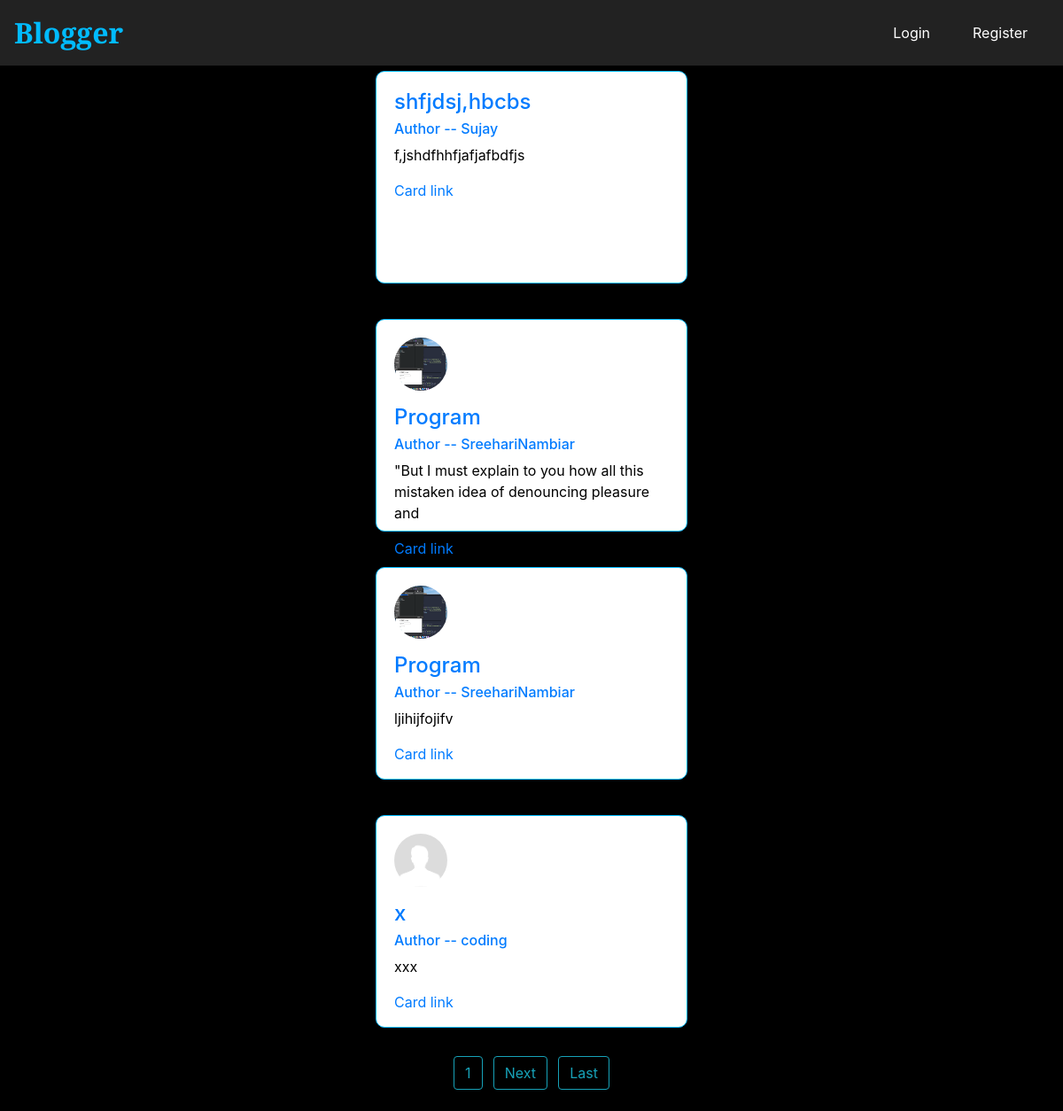
Screenshot of /blog/ with the database file from the repository.
### blog/models.py (models this page shows, shortened)
class blog(models.Model):
    title = models.CharField(max_length=30)
    author = models.ForeignKey(User,on_delete=models.CASCADE,blank=True, null=True)
    date_posted = models.DateTimeField(auto_now_add=True)
    content = models.TextField()
    image1 = models.ImageField(upload_to='static/images/blog_img',null=True)
    image2 = models.ImageField(upload_to='static/images/blog_img',null=True)
    company_name = models.CharField(max_length=30,null=True)
    salary_range = [('4','4lakh'),('6','6lakh'),('8','8lakh'),('10','10lakh'),('12','12lakh'),('14','14lakh'),('16','16lakh'),('20','20lakh'),('30','30lakh'),('35','35lakh'),('40','40lakh')]
    salary = models.CharField(max_length=3,choices=salary_range,null=True)
    pdf = models.FileField(upload_to='static/files',null=True)
    class Meta:
        ordering = ['-date_posted']
    objects = models.Manager()

### user/models.py (models this page shows, shortened)
class Profile(models.Model):
    user = models.OneToOneField(User,on_delete=models.CASCADE)
    profile_pic = models.ImageField(upload_to='profile_pics',null=True)
    bio = models.TextField(blank=True,null=True)
    sem_list = [('1','first'),('2','second'),('3','third'),('4','fourth'),('5','fifth'),('6','sixth'),('7','seventh'),('8','eigth')]
    sem = models.CharField(max_length=1,choices=sem_list,default='first')

### blog/views.py (the view)
# urls.py: path('blog/',views.Blog.as_view(),name="posts"),
class Blog(generic.ListView):
    model = blog
    template_name = 'blog/blog.html'
    context_object_name = 'blogs'
    ordering = ['-date_posted']
    paginate_by = 4

### blog/templates/blog/blog.html (shortened to what this page needs)
{% extends 'blog/base.html' %}
{% block content  %}
    {% for blog in blogs  %}
    <div class="q">
    <article class="media content-section my-2" >
    <div class="card" id="qqq" style="width: 22rem;height:15rem;border:1px solid #00bbff;border-radius:10px;transition:0.5s;">
        <div class="card-body">
            {% if blog.author.profile.profile_pic %}
           <img class="rounded-circle mb-3" width=60px style="height:60px;" src="{{ blog.author.profile.profile_pic.url }}">
            {% endif %}
            <h4 class="card-title"><a class="article-title" href="{% url 'post-detail' blog.id %}" >{{blog.title}} </a></h4>
            <h6 class="card-subtitle mb-2 text-muted"> <a href="{% url 'user-home' blog.author.id %}"> Author -- {{blog.author}} </a> </h6>
            <p class="card-text"> {{blog.content}}</span></p>
            <a href="#" class="card-link">Card link</a>
        </div>
    </div>
    </article>
    <br>
    {% endfor %}
<div class="num">
    {% if is_paginated %}
        {% for num in page_obj.paginator.page_range %}
            {% if page_obj.number == num %}
            <a class="btn btn-outline-info mb-4" href="?page={{num}}">{{ num }}</a>
            {% elif num > page_obj.number|add:'-3' and num > page_obj.number|add:'3' %}
            <a class="btn btn-outline-info mb-4" href="?page={{num}}">{{ num }}</a>
            {% endif %}
        {% endfor %}
        {% if page_obj.has_next %}
            <a class="btn btn-outline-info mb-4" href="?page={{ page_obj.next_page_number }}">Next</a>
            <a class="btn btn-outline-info mb-4" href="?page={{page_obj.paginator.num_pages}}">Last</a>
        {% endif %}
    {% endif %}
</div>
</div>
{% endblock content %}

### blog/templates/blog/base.html (shortened to what this page needs)
<!DOCTYPE html>
<html lang="en">
  <head>
    <link rel="stylesheet" href="https://stackpath.bootstrapcdn.com/bootstrap/4.5.2/css/bootstrap.min.css">
<link rel="stylesheet" href="../../../media/static/css/style.css">
  </head>
  <body>
    <div class="container">
    <nav class="navbar navbar-expand-lg navbar-light bg-light">
    <a class="navbar-brand" href="{% url 'posts' %}">Blogger</a>
    <div class="collapse navbar-collapse" id="navbarSupportedContent">
        <ul class="navbar-nav mr-auto">
        {% if user.is_authenticated %}
        <li class="nav-item active">
            <a class="nav-link" href="{% url 'posts' %}"> <svg width="1em" height="1em" viewBox="0 0 16 16" class="bi bi-house-door-fill" fill="currentColor" xmlns="http://www.w3.org/2000/svg">
                <path d="M6.5 10.995V14.5a.5.5 0 0 1-.5.5H2a.5.5 0 0 1-.5-.5v-7a.5.5 0 0 1 .146-.354l6-6a.5.5 0 0 1 .708 0l6 6a.5.5 0 0 1 .146.354v7a.5.5 0 0 1-.5.5h-4a.5.5 0 0 1-.5-.5V11c0-.25-.25-.5-.5-.5H7c-.25 0-.5.25-.5.495z"/>
                <path fill-rule="evenodd" d="M13 2.5V6l-2-2V2.5a.5.5 0 0 1 .5-.5h1a.5.5 0 0 1 .5.5z"/>
              </svg><span class="text">Home</span><span class="sr-only">(current)</span></a>
        </li>
        <li class="nav-item active">
          <a class="nav-link" href="{% url 'user-home' request.user.id %}"><svg width="1em" height="1em" viewBox="0 0 16 16" class="bi bi-file-post" fill="currentColor" xmlns="http://www.w3.org/2000/svg">
            <path d="M4 5.5a.5.5 0 0 1 .5-.5h7a.5.5 0 0 1 .5.5v8a.5.5 0 0 1-.5.5h-7a.5.5 0 0 1-.5-.5v-8z"/>
            <path fill-rule="evenodd" d="M4 3.5a.5.5 0 0 1 .5-.5h5a.5.5 0 0 1 0 1h-5a.5.5 0 0 1-.5-.5z"/>
            <path fill-rule="evenodd" d="M4 0h8a2 2 0 0 1 2 2v12a2 2 0 0 1-2 2H4a2 2 0 0 1-2-2V2a2 2 0 0 1 2-2zm0 1a1 1 0 0 0-1 1v12a1 1 0 0 0 1 1h8a1 1 0 0 0 1-1V2a1 1 0 0 0-1-1H4z"/>
          </svg><span class="text">Your Posts</span><span class="sr-only">(current)</span></a>
      </li>
        <li class="nav-item">
          <a class="nav-link" href="{% url 'profile' %}"><svg width="1em" height="1em" viewBox="0 0 16 16" class="bi bi-person-fill" fill="currentColor" xmlns="http://www.w3.org/2000/svg">
              <path fill-rule="evenodd" d="M3 14s-1 0-1-1 1-4 6-4 6 3 6 4-1 1-1 1H3zm5-6a3 3 0 1 0 0-6 3 3 0 0 0 0 6z"/>
            </svg><span class="text">Profile</span></a>
      </li>
      <li class="nav-item">
        <a class="nav-link" href="{% url 'blog-create' %}"><svg width="1em" height="1em" viewBox="0 0 16 16" class="bi bi-plus" fill="currentColor" xmlns="http://www.w3.org/2000/svg">
            <path fill-rule="evenodd" d="M8 4a.5.5 0 0 1 .5.5v3h3a.5.5 0 0 1 0 1h-3v3a.5.5 0 0 1-1 0v-3h-3a.5.5 0 0 1 0-1h3v-3A.5.5 0 0 1 8 4z"/>
          </svg><span class="text">Add</span></a>
    </li>
    <li class="nav-item">
      <a class="nav-link" href="{% url 'post-filter' %}"><svg width="1em" height="1em" viewBox="0 0 16 16" class="bi bi-funnel-fill" fill="currentColor" xmlns="http://www.w3.org/2000/svg">
          <path fill-rule="evenodd" d="M1.5 1.5A.5.5 0 0 1 2 1h12a.5.5 0 0 1 .5.5v2a.5.5 0 0 1-.128.334L10 8.692V13.5a.5.5 0 0 1-.342.474l-3 1A.5.5 0 0 1 6 14.5V8.692L1.628 3.834A.5.5 0 0 1 1.5 3.5v-2z"/>
        </svg><span class="text">Filter</span></a>
  </li>
        <li class="nav-item">
            <a class="nav-link" href="{% url 'logout' %}"><svg width="1em" height="1em" viewBox="0 0 16 16" class="bi bi-door-closed-fill" fill="currentColor" xmlns="http://www.w3.org/2000/svg">
                <path fill-rule="evenodd" d="M4 1a1 1 0 0 0-1 1v13H1.5a.5.5 0 0 0 0 1h13a.5.5 0 0 0 0-1H13V2a1 1 0 0 0-1-1H4zm2 9a1 1 0 1 0 0-2 1 1 0 0 0 0 2z"/>
              </svg><span class="text">Log Out</span></a>
        </li>
        {% else %}
        <li class="nav-item">
            <a class="nav-link" href="{% url 'login' %}">Login</a>
        </li>
            <li class="nav-item">
            <a class="nav-link" href="{% url 'signup' %}">Register</a>
        </li>
        {% endif %}
        </ul>
    </div>
    </nav>
    </div>
    <div class="container" id="x">
    <br>
    {% block content %}
    {%  endblock content %}
    </div>
  </body>
</html>

### media/static/css/style.css (style rules this page uses)
body { background-color: #000; color:#fff !important; }
.navbar { position:fixed; top:0; left:0; width:100vw; background-color: #222 !important; z-index:10; display:flex; justify-content: space-between; align-items: center; }
.navbar-nav { width:100%; display:flex; flex-direction: row; justify-content: flex-end; align-items: center; }
.navbar-brand { color:#00bbff !important; font-weight:bold; font-size: 2em; transition: 0.2s; font-weight:bold; font-family: 'Zilla Slab Highlight', cursive; }
.nav-item { padding-right:1em; padding-left:1em; border-radius:10px; color:#fff; }
.nav-link { width:100% ; height:100%; border-radius: 10px; color:#fff !important; text-align:center; display:flex; flex-direction: column; justify-content: center; align-items: center; }
#x { margin-top:3em !important; }
.card-body { color:#000 !important; }
.q { width:100%; height:auto; display:flex; flex-direction: column; justify-content: center; align-items: center; top:5em; }
.num { width:200px; height:auto; display: flex; flex-direction: row; justify-content: space-evenly; align-items: center; }

### rows the page displays
blog: title "shfjdsj,hbcbs", author "Sujay", content "f,jshdfhhfjafjafbdfjs"
blog: author.profile.profile_pic (picture), title "Program", author "SreehariNambiar", content "\"But I must explain to you how all this mistaken idea of denouncing pleasure and"
blog: author.profile.profile_pic (picture), title "Program", author "SreehariNambiar", content "ljihijfojifv"
blog: author.profile.profile_pic (placeholder picture), title "x", author "coding", content "xxx"

### other values shown
{{ num }} "1"
